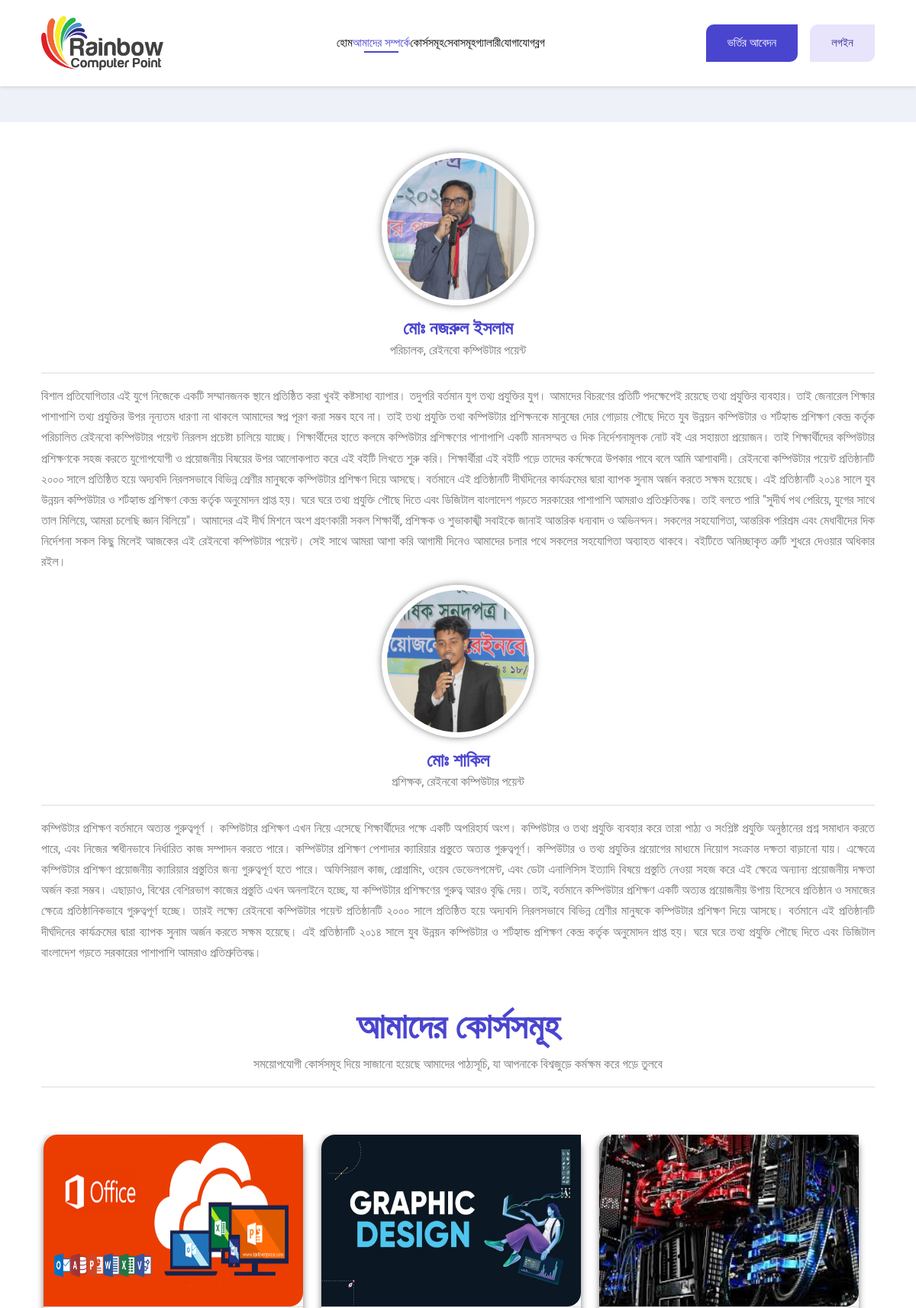
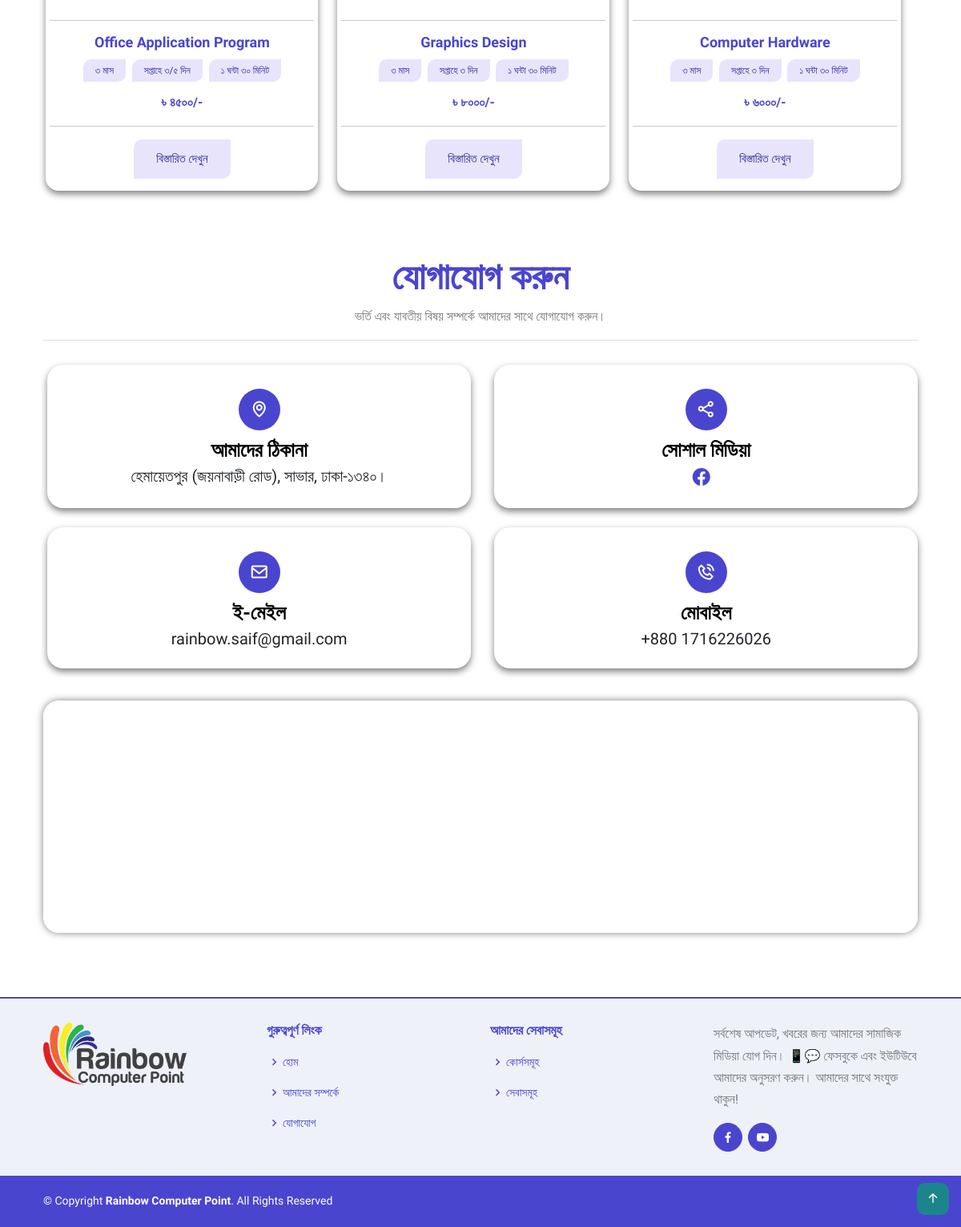
The app's page /aboutUs/ with its own data (2 pictures, top to bottom).
### RainbowApp/models.py (models this page shows, shortened)
class CourseInfoModel(models.Model):
    CourseName = models.CharField(max_length=100, null=True)
    CourseDuration = models.CharField(max_length=100, null=True)
    WeeklyClass = models.CharField(max_length=100, null=True)
    ClassDurationHour = models.CharField(max_length=100, null=True)
    ClassDurationMinute = models.CharField(max_length=100, null=True)
    CourseFee = models.CharField(max_length=100, null=True)
    AboutCourse = models.TextField(null=True)
    CourseTopics = models.TextField(null=True)
    CourseImage = models.ImageField(upload_to='courseImg',null=True)

class ContactUsModel(models.Model):
    Address = models.CharField(max_length=200)
    Email = models.EmailField(max_length=100, null=True)
    Mobile = models.CharField(max_length=100, null=True)
    Facebook = models.CharField(max_length=100, null=True)
    MapLink = models.TextField(null=True)

### RainbowProject/views.py (the view)
# urls.py: path('aboutUs/',aboutUs, name='aboutUs'),
def aboutUs(request):
    contactData = ContactUsModel.objects.all()
    courseData = CourseInfoModel.objects.all()
    context = {
       'contactData' :contactData,
       'courseData': courseData,
    }
    return render(request,'commons/aboutus.html',context)

### template/commons/aboutus.html (shortened to what this page needs)
{% extends 'master/master.html' %}
{% block content %}
<section class="section aboutus-section">
  <div class="container">
    <div class="row">
      <div class="about">
        <div class="about-management">
          <img src="../static/images/aboutus/director.JPG" alt="director">
          <h3 class="card-title mt-3">মোঃ নজরুল ইসলাম</h3>
          <p>পরিচালক, রেইনবো কম্পিউটার পয়েন্ট</p>
          <hr>
        </div>
        <p class="text-justify">বিশাল প্রতিযোগিতার এই যুগে নিজেকে একটি সম্মানজনক স্থানে প্রতিষ্ঠিত করা খুবই কষ্টসাধ্য
          ব্যাপার।
          তদুপরি বর্তমান যুগ তথ্য প্রযুক্তির যুগ। আমাদের বিচরণের প্রতিটি পদক্ষেপেই রয়েছে তথ্য প্রযুক্তির
          ব্যবহার। তাই জেনারেল শিক্ষার পাশাপাশি তথ্য প্রযুক্তির উপর নূন্যতম ধারণা না থাকলে আমাদের স্বপ্ন
          পূরণ করা সম্ভব হবে না। তাই তথ্য প্রযুক্তি তথা কম্পিউটার প্রশিক্ষনকে মানুষের দোর গোড়ায় পৌছে দিতে
          যুব উন্নয়ন কম্পিউটার ও শর্টহ্যান্ড প্রশিক্ষণ কেন্দ্র কর্তৃক পরিচালিত রেইনবো কম্পিউটার পয়েন্ট
          নিরলস প্রচেষ্টা চালিয়ে যাচ্ছে। শিক্ষার্থীদের হাতে কলমে কম্পিউটার প্রশিক্ষণের পাশাপাশি একটি
          মানসম্মত ও দিক নির্দেশনামূলক নোট বই এর সহায়তা প্রয়োজন। তাই শিক্ষার্থীদের কম্পিউটার প্রশিক্ষণকে
          সহজ করতে যুগোপযোগী ও প্রয়োজনীয় বিষয়ের উপর আলোকপাত করে এই বইটি লিখতে শুরু করি। শিক্ষার্থীরা এই
          বইটি পড়ে তাদের কর্মক্ষেত্রে উপকার পাবে বলে আমি আশাবাদী। রেইনবো কম্পিউটার পয়েন্ট প্রতিষ্ঠানটি
          ২০০০ সালে প্রতিষ্ঠিত হয়ে অদ্যবদি নিরলসভাবে বিভিন্ন শ্রেণীর মানুষকে কম্পিউটার প্রশিক্ষণ দিয়ে
          আসছে। বর্তমানে এই প্রতিষ্ঠানটি দীর্ঘদিনের কার্যক্রমের দ্বারা ব্যাপক সুনাম অর্জন করতে সক্ষম
          হয়েছে। এই প্রতিষ্ঠানটি ২০১৪ সালে যুব উন্নয়ন কম্পিউটার ও শর্টহ্যান্ড প্রশিক্ষণ কেন্দ্র কর্তৃক
          অনুমোদন প্রাপ্ত হয়। ঘরে ঘরে তথ্য প্রযুক্তি পৌছে দিতে এবং ডিজিটাল বাংলাদেশ গড়তে সরকারের পাশাপাশি
          আমরাও প্রতিশ্রুতিবদ্ধ। তাই বলতে পারি "সুদীর্ঘ পথ পেরিয়ে, যুগের সাথে তাল মিলিয়ে, আমরা চলেছি জ্ঞান
          বিলিয়ে"। আমাদের এই দীর্ঘ মিশনে অংশ গ্রহণকারী সকল শিক্ষার্থী, প্রশিক্ষক ও শুভাকাঙ্খী সবাইকে জানাই
          আন্তরিক ধন্যবাদ ও অভিনন্দন। সকলের সহযোগিতা, আন্তরিক পরিশ্রম এবং মেধাবীদের দিক নির্দেশনা সকল কিছু
          মিলেই আজকের এই রেইনবো কম্পিউটার পয়েন্ট। সেই সাথে আমরা আশা করি আগামী দিনেও আমাদের চলার পথে সকলের
          সহযোগিতা অব্যাহত থাকবে। বইটিতে অনিচ্ছাকৃত ত্রুটি শুধরে দেওয়ার অধিকার রইল।
        </p>
        <div class="about-management">
          <img src="../static/images/aboutus/instructor.JPG" alt="instructor">
          <h3 class="card-title mt-3">মোঃ শাকিল</h3>
          <p>প্রশিক্ষক, রেইনবো কম্পিউটার পয়েন্ট</p>
          <hr>
        </div>
        <p class="text-justify">কম্পিউটার প্রশিক্ষণ বর্তমানে অত্যন্ত গুরুত্বপূর্ণ । কম্পিউটার প্রশিক্ষণ এখন নিয়ে
          এসেছে শিক্ষার্থীদের পক্ষে একটি অপরিহার্য অংশ। কম্পিউটার ও তথ্য প্রযুক্তি ব্যবহার করে তারা পাঠ্য ও সংশ্লিষ্ট
          প্রযুক্তি অনুষ্ঠানের প্রশ্ন সমাধান করতে পারে, এবং নিজের স্বাধীনভাবে নির্ধারিত কাজ সম্পাদন করতে পারে।
          কম্পিউটার প্রশিক্ষণ পেশাদার ক্যারিয়ার প্রস্তুতে অত্যন্ত গুরুত্বপূর্ণ। কম্পিউটার ও তথ্য প্রযুক্তির প্রয়োগের
          মাধ্যমে নিয়োগ সংক্রান্ত দক্ষতা বাড়ানো যায়। এক্ষেত্রে কম্পিউটার প্রশিক্ষণ প্রয়োজনীয় ক্যারিয়ার প্রস্তুতির
          জন্য গুরুত্বপূর্ণ হতে পারে। অফিসিয়াল কাজ, প্রোগ্রামিং, ওয়েব ডেভেলপমেন্ট, এবং ডেটা এনালিসিস ইত্যাদি বিষয়ে
          প্রস্তুতি নেওয়া সহজ করে এই ক্ষেত্রে অন্যান্য প্রয়োজনীয় দক্ষতা অর্জন করা সম্ভব। এছাড়াও, বিশ্বের বেশিরভাগ
          কাজের প্রস্তুতি এখন অনলাইনে হচ্ছে, যা কম্পিউটার প্রশিক্ষণের গুরুত্ব আরও বৃদ্ধি দেয়। তাই, বর্তমানে কম্পিউটার
          প্রশিক্ষণ একটি অত্যন্ত প্রয়োজনীয় উপায় হিসেবে প্রতিষ্ঠান ও সমাজের ক্ষেত্রে প্রতিষ্ঠানিকভাবে গুরুত্বপূর্ণ
          হচ্ছে। তারই লক্ষ্যে রেইনবো কম্পিউটার পয়েন্ট প্রতিষ্ঠানটি ২০০০ সালে প্রতিষ্ঠিত হয়ে অদ্যবদি নিরলসভাবে বিভিন্ন
          শ্রেণীর মানুষকে কম্পিউটার প্রশিক্ষণ দিয়ে আসছে। বর্তমানে এই প্রতিষ্ঠানটি দীর্ঘদিনের কার্যক্রমের দ্বারা ব্যাপক
          সুনাম অর্জন করতে সক্ষম হয়েছে। এই প্রতিষ্ঠানটি ২০১৪ সালে যুব উন্নয়ন কম্পিউটার ও শর্টহ্যান্ড প্রশিক্ষণ কেন্দ্র
          কর্তৃক অনুমোদন প্রাপ্ত হয়। ঘরে ঘরে তথ্য প্রযুক্তি পৌছে দিতে এবং ডিজিটাল বাংলাদেশ গড়তে সরকারের পাশাপাশি আমরাও
          প্রতিশ্রুতিবদ্ধ।
        </p>
      </div>
    </div>
  </div>
</section>
<section class="section course-section aboutus-course">
  <div class="container">
    <div class="row">
      <div class="section-title">
        <h1>আমাদের কোর্সসমূহ</h1>
        <p>সময়োপযোগী কোর্সসমূহ দিয়ে সাজানো হয়েছে আমাদের পাঠ্যসূচি, যা আপনাকে বিশ্বজুড়ে কর্মক্ষম করে গড়ে
          তুলবে</p>
        <hr>
      </div>
      <div class="row" id="course-cards-container">
        {% for i in courseData %}
        <div class="col-lg-4 course-card-item">
          <div class="card card-item">
            <div class="card-header view view-cascade overlay text-center">
              <img src="{{i.CourseImage.url}}" class="card-img-top" alt="profile image">
            </div>
            <div class="card-body">
              <hr>
              <h4 class="card-title"><strong>{{i.CourseName}}</strong></h4>
              <div class="card-info">
                <button class="btn btn-outline-primary">{{i.CourseDuration}} মাস</button>
                <button class="btn btn-outline-primary">সপ্তাহে {{i.WeeklyClass}} দিন</button>
                <button class="btn btn-outline-primary"> {{i.ClassDurationHour}} ঘন্টা {{i.ClassDurationMinute}} মিনিট</button>
                <p class="price">৳ {{i.CourseFee}}/-</p>
                <hr>
                <div class="course-footer">
                  <a href="{% url 'viewCourse' i.id %}" class="btn btn-outline-primary">বিস্তারিত দেখুন</a>
                </div>
              </div>
            </div>
          </div>
        </div>
        {% endfor %}
      </div>
    </div>
  </div>
</section>
<section id="contact" class="section contact">
  <div class="container">
    <div class="section-title">
      <h1>যোগাযোগ করুন</h1>
      <p>ভর্তি এবং যাবতীয় বিষয় সম্পর্কে আমাদের সাথে যোগাযোগ করুন।</p>
      <hr>
    </div>
    {% for i in contactData %}
    <div class="row mt-2">
      <div class="col-md-6 d-flex align-items-stretch">
        <div class="card info-box">
          <i class="bx bx-map"></i>
          <h3>আমাদের ঠিকানা</h3>
          <p>{{i.Address}}</p>
        </div>
      </div>
      <div class="col-md-6 mt-4 mt-md-0 d-flex align-items-stretch">
        <div class="card info-box">
          <i class="bx bx-share-alt"></i>
          <h3>সোশাল মিডিয়া</h3>
          <div class="social-links">
            <a href="{{i.Facebook}}" class="facebook" target="_blank"><i
                class="bi bi-facebook"></i></a>
          </div>
        </div>
      </div>
      <div class="col-md-6 mt-4 d-flex align-items-stretch">
        <div class="card  info-box">
          <i class="bx bx-envelope"></i>
          <h3>ই-মেইল</h3>
          <p>{{i.Email}}</p>
        </div>
      </div>
      <div class="col-md-6 mt-4 d-flex align-items-stretch">
        <div class="card info-box">
          <i class="bx bx-phone-call"></i>
          <h3>মোবাইল</h3>
          <p>{{i.Mobile}}</p>
        </div>
      </div>
      <div class="location-section">
        <div class="col-md-12 d-flex align-items-stretch">
          <iframe
            src="{{i.MapLink}}"
            frameborder="0" style="width: 100%; height: 290px;" allowfullscreen=""></iframe>
        </div>
      </div>
    </div>
    {% endfor %}
  </div>
</section>
{% endblock content %}

### records on screen
CourseInfoModel: CourseImage (picture), CourseName "Office Application Program", CourseDuration "৩", WeeklyClass "৩/৫", ClassDurationHour "১", ClassDurationMinute "৩০", CourseFee "৪৫০০"
CourseInfoModel: CourseImage (picture), CourseName "Graphics Design", CourseDuration "৩", WeeklyClass "৩", ClassDurationHour "১", ClassDurationMinute "৩০", CourseFee "৮০০০"
CourseInfoModel: CourseImage (picture), CourseName "Computer Hardware", CourseDuration "৩", WeeklyClass "৩", ClassDurationHour "১", ClassDurationMinute "৩০", CourseFee "৬০০০"
ContactUsModel: Address "হেমায়েতপুর (জয়নাবাড়ী রোড), সাভার, ঢাকা-১৩৪০।", Email "rainbow.saif@gmail.com", Mobile "+880 1716226026"
